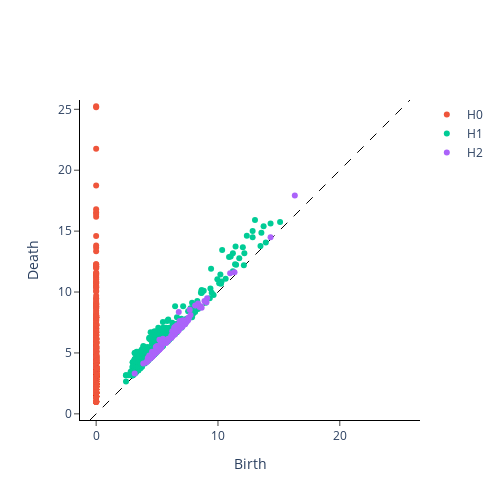

Notebook code cell kept with this figure:
### Code cell
VR = VietorisRipsPersistence()
VR.plot(diagrams, sample=0)
